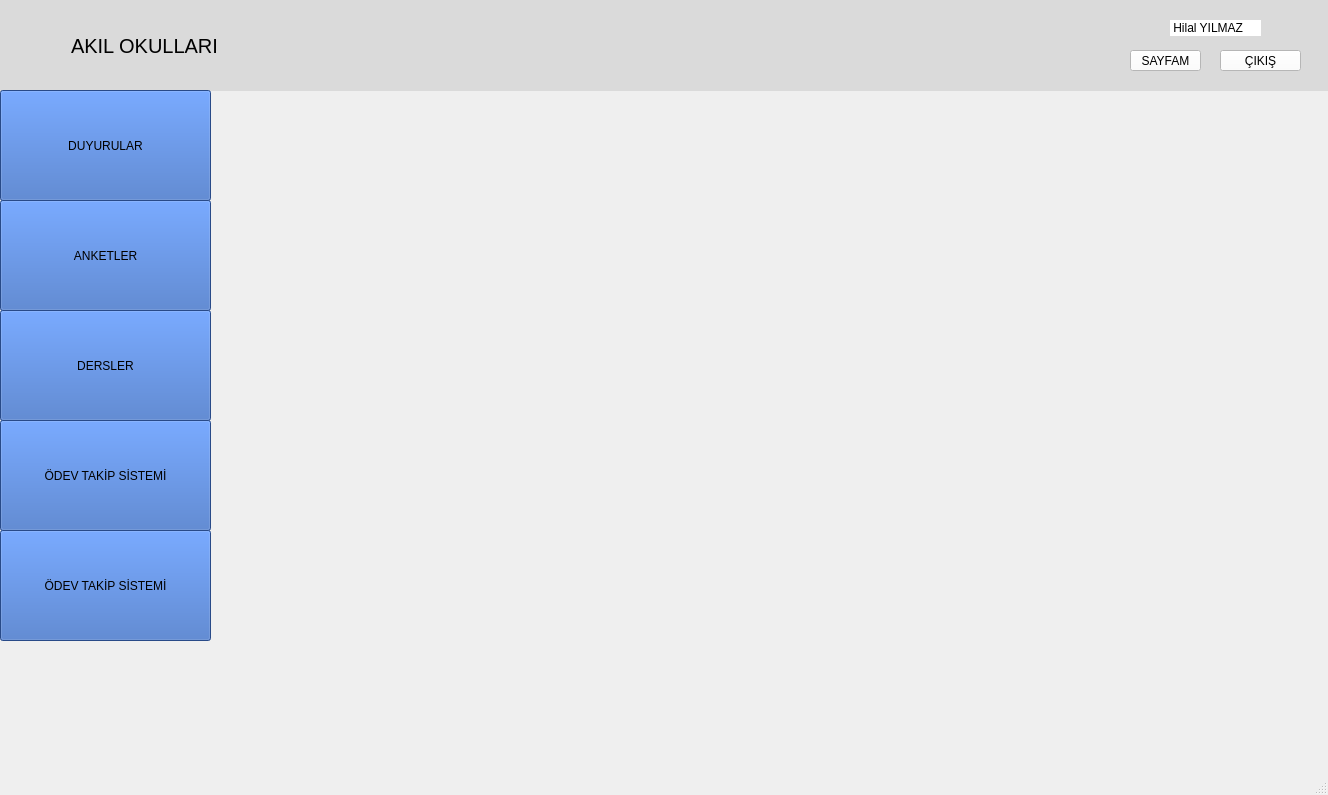
<?xml version="1.0" encoding="UTF-8"?>
<ui version="4.0">
 <class>MainWindow</class>
 <widget class="QMainWindow" name="MainWindow">
  <property name="geometry">
   <rect>
    <x>0</x>
    <y>0</y>
    <width>1328</width>
    <height>795</height>
   </rect>
  </property>
  <property name="maximumSize">
   <size>
    <width>1367</width>
    <height>858</height>
   </size>
  </property>
  <property name="windowTitle">
   <string>MainWindow</string>
  </property>
  <widget class="QWidget" name="centralwidget">
   <widget class="QPushButton" name="pushButton_5">
    <property name="geometry">
     <rect>
      <x>0</x>
      <y>420</y>
      <width>211</width>
      <height>111</height>
     </rect>
    </property>
    <property name="styleSheet">
     <string notr="true">background-color: rgb(56, 103, 190);</string>
    </property>
    <property name="text">
     <string>ÖDEV TAKİP SİSTEMİ</string>
    </property>
   </widget>
   <widget class="QPushButton" name="pushButton_2">
    <property name="geometry">
     <rect>
      <x>0</x>
      <y>200</y>
      <width>211</width>
      <height>111</height>
     </rect>
    </property>
    <property name="styleSheet">
     <string notr="true">background-color: rgb(56, 103, 190);</string>
    </property>
    <property name="text">
     <string>ANKETLER</string>
    </property>
   </widget>
   <widget class="QLabel" name="label">
    <property name="geometry">
     <rect>
      <x>0</x>
      <y>0</y>
      <width>1371</width>
      <height>91</height>
     </rect>
    </property>
    <property name="font">
     <font>
      <pointsize>15</pointsize>
     </font>
    </property>
    <property name="styleSheet">
     <string notr="true">background-color: rgb(218, 218, 218);</string>
    </property>
    <property name="text">
     <string>             AKIL OKULLARI </string>
    </property>
   </widget>
   <widget class="QPushButton" name="pushButton_3">
    <property name="geometry">
     <rect>
      <x>0</x>
      <y>310</y>
      <width>211</width>
      <height>111</height>
     </rect>
    </property>
    <property name="styleSheet">
     <string notr="true">background-color: rgb(56, 103, 190);</string>
    </property>
    <property name="text">
     <string>DERSLER</string>
    </property>
   </widget>
   <widget class="QPushButton" name="pushButton">
    <property name="geometry">
     <rect>
      <x>0</x>
      <y>90</y>
      <width>211</width>
      <height>111</height>
     </rect>
    </property>
    <property name="styleSheet">
     <string notr="true">background-color: rgb(56, 103, 190);</string>
    </property>
    <property name="text">
     <string>DUYURULAR</string>
    </property>
   </widget>
   <widget class="QPushButton" name="pushButton_6">
    <property name="geometry">
     <rect>
      <x>0</x>
      <y>530</y>
      <width>211</width>
      <height>111</height>
     </rect>
    </property>
    <property name="styleSheet">
     <string notr="true">background-color: rgb(56, 103, 190);</string>
    </property>
    <property name="text">
     <string>ÖDEV TAKİP SİSTEMİ</string>
    </property>
   </widget>
   <widget class="QLabel" name="label_2">
    <property name="geometry">
     <rect>
      <x>1170</x>
      <y>20</y>
      <width>91</width>
      <height>16</height>
     </rect>
    </property>
    <property name="font">
     <font>
      <pointsize>9</pointsize>
     </font>
    </property>
    <property name="styleSheet">
     <string notr="true">background-color: rgb(255, 255, 255);</string>
    </property>
    <property name="text">
     <string> Hilal YILMAZ</string>
    </property>
   </widget>
   <widget class="QPushButton" name="pushButton_4">
    <property name="geometry">
     <rect>
      <x>1130</x>
      <y>50</y>
      <width>71</width>
      <height>21</height>
     </rect>
    </property>
    <property name="styleSheet">
     <string notr="true">background-color: rgb(255, 255, 255);</string>
    </property>
    <property name="text">
     <string>SAYFAM</string>
    </property>
   </widget>
   <widget class="QPushButton" name="pushButton_7">
    <property name="geometry">
     <rect>
      <x>1220</x>
      <y>50</y>
      <width>81</width>
      <height>21</height>
     </rect>
    </property>
    <property name="styleSheet">
     <string notr="true">background-color: rgb(255, 255, 255);</string>
    </property>
    <property name="text">
     <string>ÇIKIŞ</string>
    </property>
   </widget>
  </widget>
  <widget class="QStatusBar" name="statusbar"/>
 </widget>
 <resources>
  <include location="ilk_ekran.qrc"/>
 </resources>
 <connections/>
</ui>
